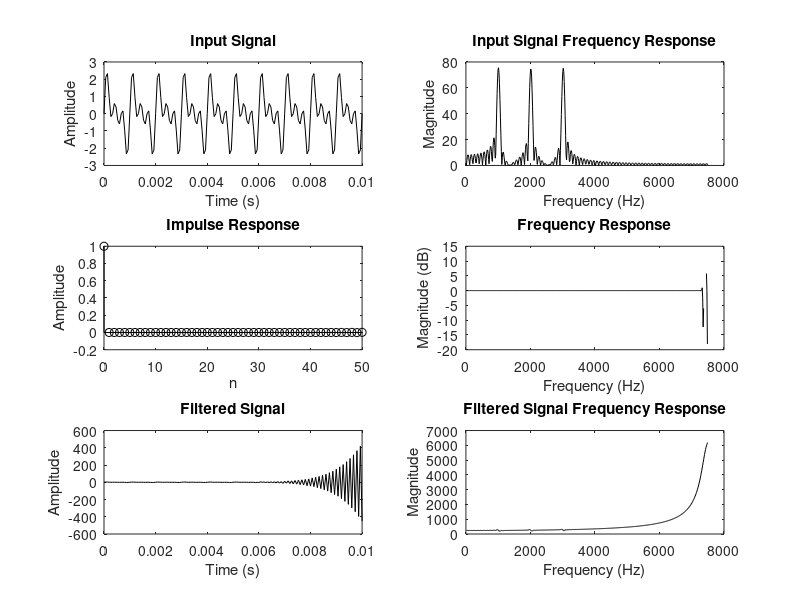

Recreate this plot in MATLAB. (Note: this script raises an error after producing the figure.)
clc; clear; close all;

F1 = 1000; F2 = 2000; F3 = 3000;
Fsamp = 15000;
t = 0:1/Fsamp:0.01;
x = sin(2*pi*F1*t) + sin(2*pi*F2*t) + sin(2*pi*F3*t);

fft_ord = 1024;
x_fft = fft(x, fft_ord);

Fp = 2200; Fs = 2500; ap = 2.8; as = 45;
wp=2*Fsamp*tan(pi*Fp/Fsamp);
ws=2*Fsamp*tan(pi*Fs/Fsamp);

[N, wn] = buttord(wp, ws, ap, as,"s");
[bs1,as1] = butter(N,wn,"low","s");
[bz1,az1] = bilinear(bs1,as1,Fsamp);

n_range = 0:50; 
h = impz(bz1,az1, length(n_range));

h_freq=freqz(bz1,az1,fft_ord/2);
y = filter(bz1,az1, x);
y_fft=fft(y,fft_ord);

fr = (1:fft_ord/2) * Fsamp / fft_ord;
figure;
[N2, wn2] = cheb2ord(wp, ws, ap, as,"s");
[bs2,as2] = cheby2(N2,as,wn2,"low","s");
[bz2,az2] = bilinear(bs2,as2,Fsamp);

h2 = impz(bz2,az2, length(n_range));

h_freq2=freqz(bz2,az2,fft_ord/2);
y2 = filter(bz2,az2, x);
y_fft2=fft(y2,fft_ord);  % fixed: was y instead of y2

subplot(3, 2, 1);
plot(t, x, 'k');
title('Input Signal');
ylabel('Amplitude');
xlabel('Time (s)');

subplot(3, 2, 2);
plot(fr, abs(x_fft(1:fft_ord/2)), 'k');
title('Input Signal Frequency Response');
ylabel('Magnitude');
xlabel('Frequency (Hz)');

subplot(3, 2, 3);
stem(n_range, h2, 'k'); 
title('Impulse Response');
ylabel('Amplitude');
xlabel('n');

subplot(3, 2, 4);
plot(fr, 20*log10(abs(h_freq2)), 'k'); 
title('Frequency Response');
ylabel('Magnitude (dB)');
xlabel('Frequency (Hz)');

subplot(3, 2, 5);
plot(t, y2, 'k');
title('Filtered Signal');
ylabel('Amplitude');
xlabel('Time (s)');

subplot(3, 2, 6);
plot(fr, abs(y_fft2(1:fft_ord/2)), 'k');
title('Filtered Signal Frequency Response');
ylabel('Magnitude');
xlabel('Frequency (Hz)');

sgtitle('CHEBYSHEV TYPE 2 LOW PASS FILTER (BILINEAR METHOD)');
saveas(gcf, 'chebyshev2_filter.png');
